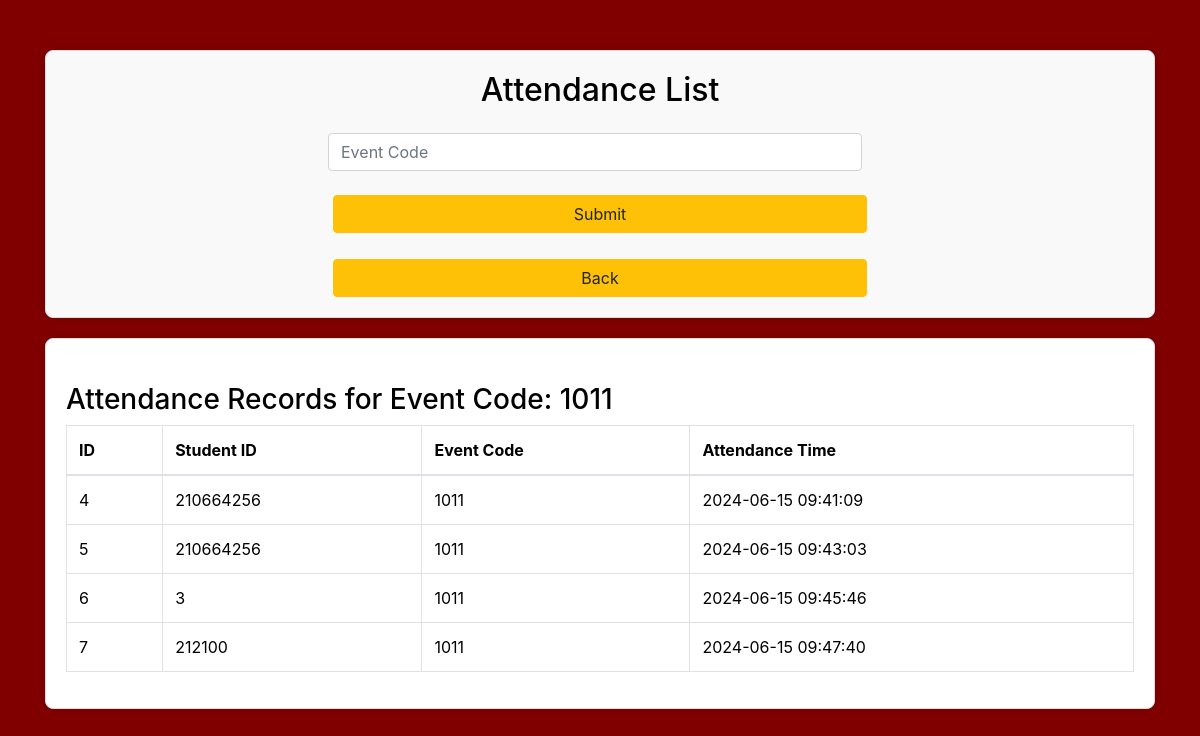
/attendancelist.php?event_code=1011 (signed in), run on the app's committed database.
### tables this page shows
CREATE TABLE `attendance` (
  `id` int(11) NOT NULL,
  `student_id` int(11) NOT NULL,
  `event_code` varchar(255) NOT NULL,
  `attendance_time` datetime NOT NULL
);

### attendancelist.php (the view, shortened to what this page needs)
<!DOCTYPE html>
<html lang="en">
<head>
    <link rel="stylesheet" href="https://maxcdn.bootstrapcdn.com/bootstrap/4.0.0/css/bootstrap.min.css">
</head>
<body>
    <div class="container">
        <div class="form-container">
            <h2 class="form-title">Attendance List</h2>
            <form action="<?php echo htmlspecialchars($_SERVER["PHP_SELF"]); ?>" method="GET">
                <div class="form-group center-input">
                    <input type="text" id="eventCodeInput" name="event_code" class="form-control" placeholder="Event Code">
                </div>
                <div class="center-buttons">
                    <button type="submit" class="btn btn-warning btn-block btn-half-width">Submit</button>
                </div>
            </form>
            <?php
            $redirectPath = isset($_SESSION['is_admin']) && $_SESSION['is_admin'] == 1 ? 'home.php' : 'studenthome.php';
            ?>
            <div class="center-buttons">
                <a class="btn btn-warning btn-block btn-half-width mt-3" href="<?php echo $redirectPath; ?>">Back</a>
            </div>
        </div>
        <?php
        if (isset($_GET['event_code'])) {
            $eventCode = $_GET['event_code'];
            include "inclusions/dbconnection.php";
            $conn = new mysqli($servername, $username, $password, $dbname);
            $sql = "SELECT * FROM attendance WHERE event_code = ?";
            $stmt = $conn->prepare($sql);
            if ($stmt) {
                $stmt->bind_param("s", $eventCode);
                $stmt->execute();
                $result = $stmt->get_result();
                if ($result->num_rows > 0) {
                    echo '<div class="table-container">';
                    echo '<h3 class="mt-4">Attendance Records for Event Code: ' . htmlspecialchars($eventCode) . '</h3>';
                    echo '<table class="table table-bordered">';
                    echo '<thead><tr><th>ID</th><th>Student ID</th><th>Event Code</th><th>Attendance Time</th></tr></thead>';
                    echo '<tbody>';
                    while ($row = $result->fetch_assoc()) {
                        echo "<tr>";
                        echo "<td>" . $row['id'] . "</td>";
                        echo "<td>" . $row['student_id'] . "</td>";
                        echo "<td>" . $row['event_code'] . "</td>";
                        echo "<td>" . $row['attendance_time'] . "</td>";
                        echo "</tr>";
                    }
                    echo '</tbody></table>';
                    echo '</div>';
                } else {
                    echo "<p class='mt-4'>No attendance records found for event code $eventCode.</p>";
                }
            } else {
                echo "<p class='mt-4'>Failed to prepare statement: " . $conn->error . "</p>";
            }
        }
        ?>
    </div>
</body>
</html>

### attendancelist.php (style rules this page uses)
body { background-color: #800000; color: black; padding-top: 50px; margin: 0; }
.form-container { background-color: #f9f9f9; border: 1px solid #ddd; padding: 20px; border-radius: 8px; box-shadow: 0 0 10px rgba(0, 0, 0, 0.1); margin-bottom: 20px; text-align: center; position: relative; z-index: 2; }
.form-group { margin-bottom: 1.5rem; }
.form-title { margin-bottom: 1.5rem; }
.table-container { background-color: #fff; border: 1px solid #ddd; border-radius: 8px; box-shadow: 0 0 10px rgba(0, 0, 0, 0.1); padding: 20px; }
.btn-half-width { width: 50%; }
.center-buttons { display: flex; justify-content: center; align-items: center; flex-wrap: wrap; margin-top: 10px; }
#eventCodeInput { width: 50%; margin-right: 10px; }
.center-input { display: flex; justify-content: center; }

### data on the page
attendance: id "4", student "210664256", event_code "1011", attendance_time "2024-06-15 09:41:09"
attendance: id "5", student "210664256", event_code "1011", attendance_time "2024-06-15 09:43:03"
attendance: id "6", student "3", event_code "1011", attendance_time "2024-06-15 09:45:46"
attendance: id "7", student "212100", event_code "1011", attendance_time "2024-06-15 09:47:40"

### other printed values
$eventCode "1011"
